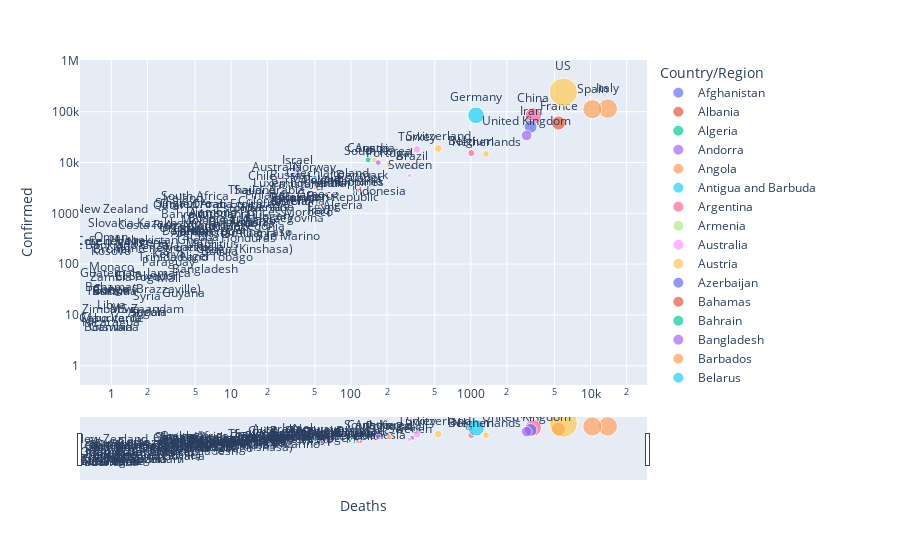

Write notebook code for a chart like this one.
### Code cell
# deaths vs confirmed cases per country
data = df1.groupby('Country/Region')['Deaths' , 'Confirmed'].sum().reset_index()
fig = px.scatter(data_frame=data, x='Deaths' ,y = 'Confirmed' , size ='Confirmed' , color = 'Country/Region',log_x=True ,
                 log_y=True,text='Country/Region' )
fig.update_traces(textposition='top center')
fig.update_layout(xaxis_rangeslider_visible=True)
fig.show()
